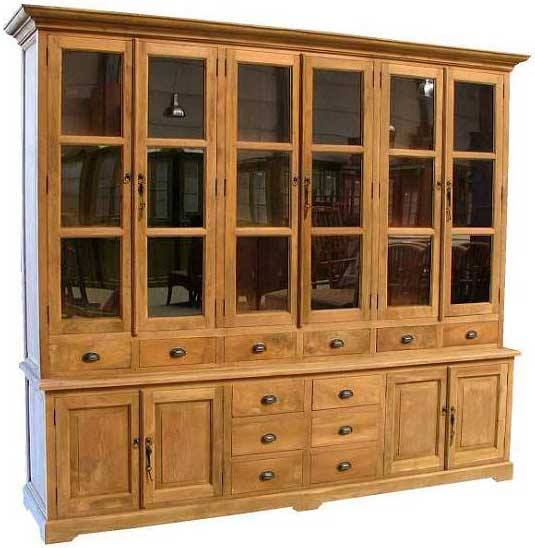
#> input picture lab7/furniture.jpg, 535 x 548 px
$ python Corner_detection.py
#> lines starting #> are read from the running program, lines starting #| are printed output that depends on the picture; after the words box and inside, x2 and y2 are one past the last pixel; in counts of white or black regions, pixels touching at a corner belong together
import cv2
import numpy as np

img_file = 'furniture.jpg'
img = cv2.imread(img_file, cv2.IMREAD_COLOR)
#> img is the input picture: shape (548, 535, 3); mean B, G, R 98.5, 130.4, 163.6

imgDim = img.shape
#> imgDim = (548, 535, 3)
dimA = imgDim[0]
#> dimA = 548
dimB = imgDim[1]
#> dimB = 535

# RGB to Gray scale conversion
img_gray = cv2.cvtColor(img,cv2.COLOR_RGB2GRAY)
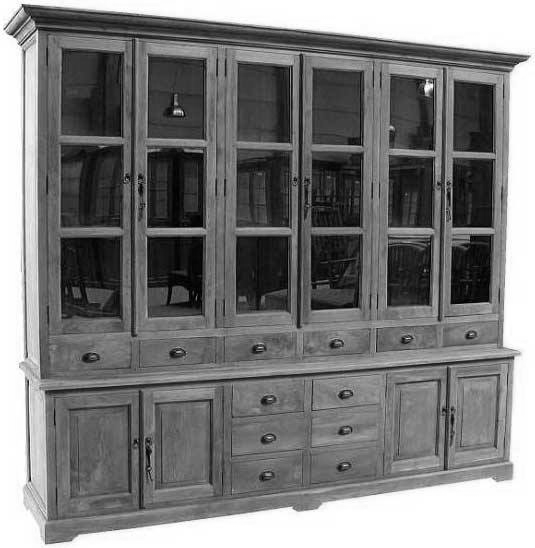
#> img_gray: shape (548, 535); min 0, max 255, mean 124.6
# Noise removal with iterative bilateral filter(removes noise while preserving edges)
noise_removal = cv2.bilateralFilter(img_gray,9,75,75)
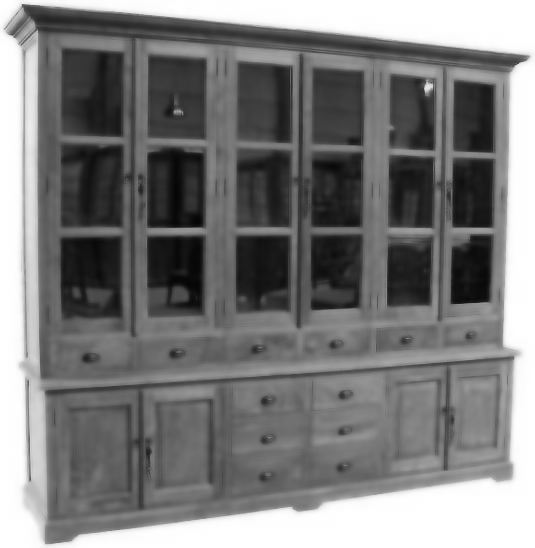
#> noise_removal: shape (548, 535); min 5, max 255, mean 124.8
# Thresholding the image
ret,thresh_image = cv2.threshold(noise_removal,220,255,cv2.THRESH_OTSU)
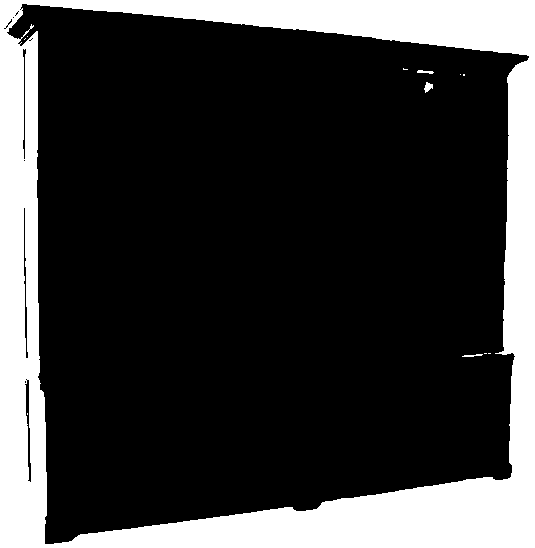
#> thresh_image: shape (548, 535); 22.9% white; 12 white regions (8 under 20 px), largest, box (x1, y1, x2, y2) and area: (0, 0, 535, 548) 67068, (424, 82, 433, 93) 59, (417, 70, 434, 74) 42, (462, 354, 483, 357) 37
#> ret = 166
th = cv2.adaptiveThreshold(noise_removal, 255, cv2.ADAPTIVE_THRESH_GAUSSIAN_C, cv2.THRESH_BINARY, 11, 2)
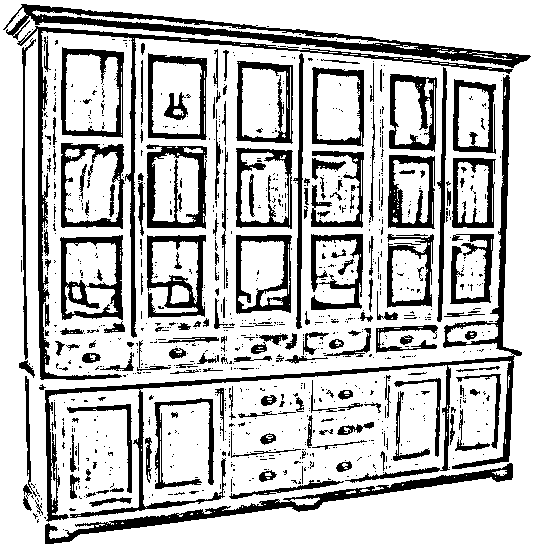
#> th: shape (548, 535); 75.6% white; 999 black regions (809 under 20 px), largest, box (x1, y1, x2, y2) and area: (45, 75, 522, 522) 7985, (3, 4, 531, 68) 5792, (17, 26, 513, 380) 5389

# Applying Canny Edge detection
canny_image = cv2.Canny(th,250,255)
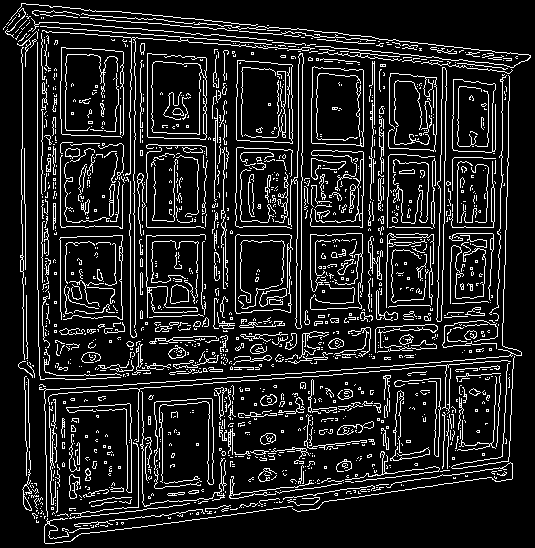
#> canny_image: shape (548, 535); 13% white in thin lines or dots
canny_image = cv2.convertScaleAbs(canny_image)

# dilation to strengthen the edges
kernel = np.ones((3,3), np.uint8)
# Creating the kernel for dilation
dilated_image = cv2.dilate(canny_image,kernel,iterations=1)
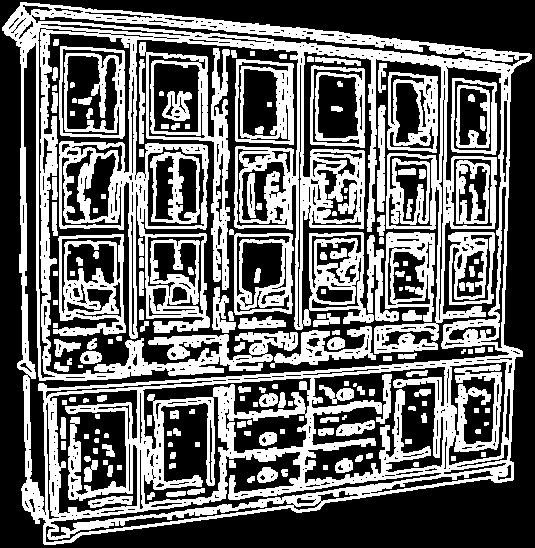
#> dilated_image: shape (548, 535); 41.6% white; 182 white regions (8 under 20 px)
#np.set_printoptions(threshold=np.nan)

contours, h = cv2.findContours(dilated_image, 1, 2)
#> contours = 945 contours, 587 with area under 20; largest, box (x1, y1, x2, y2) and area: (2, 2, 532, 545) 236590, (23, 32, 510, 513) 99961, (304, 366, 446, 484) 10705, (139, 42, 230, 290) 7977, (49, 389, 138, 514) 7292; h = 945 rows, first 6: [1, -1, -1, -1], [2, 0, -1, -1], [3, 1, -1, -1], [4, 2, -1, -1], [5, 3, -1, -1], [6, 4, -1, -1]
contours= sorted(contours, key = cv2.contourArea, reverse = True)[:1]
#> contours = 1 contour; box (x1, y1, x2, y2) and area: (2, 2, 532, 545) 236590


corners    = cv2.goodFeaturesToTrack(thresh_image,6,0.06,25)
#> corners = [[464, 75], [433, 72], [29, 480], [37, 31], [7, 32], [27, 357]]
corners    = np.float32(corners)

for item in corners:
    x,y    = item[0]
    cv2.circle(img,(x,y),10,255,-1)
#> this loop made 6 passes
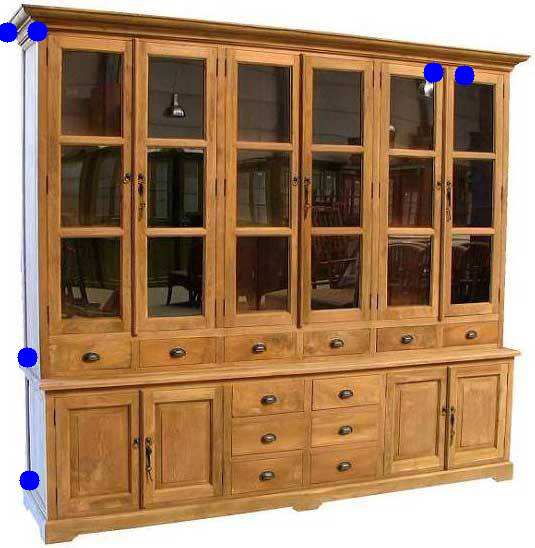
#> img: shape (548, 535, 3); 0.64% of pixels changed, all inside (x1, y1, x2, y2) = (0, 21, 475, 491)
cv2.namedWindow("Corners", cv2.WINDOW_NORMAL)
cv2.imshow("Corners",img)
cv2.waitKey()
